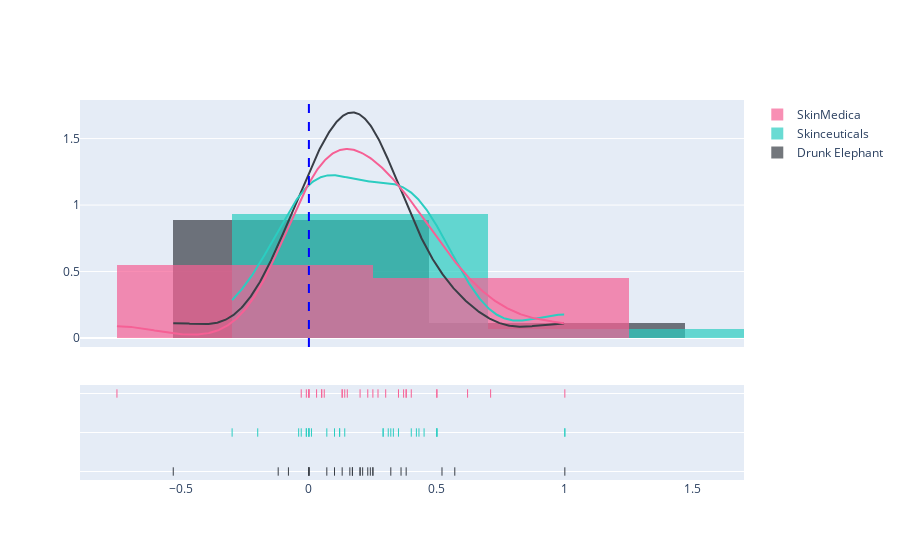

The notebook cell saved with this chart:
### Code cell
hist_plot("content_polarity")

### Figure 1 — Plotly figure (JSON) as saved in the notebook; plotly's stock layout.template omitted (floating-point values rounded to 4 significant figures; data arrays with more than 128 entries replaced by an {"elided": "..."} marker saying what was removed)
{"data": [{"autobinx": false, "histnorm": "probability density", "legendgroup": "Drunk Elephant", "marker": {"color": "#393E46"}, "name": "Drunk Elephant", "opacity": 0.7, "type": "histogram", "x": [0.57, 0.23, 0.17, 0, 0.24, 0.25, 0.25, 0.17, -0.08, 0, 0, 0.38, 0.36, 0.07, -0.12, 0.13, 0.2, 0.32, 0.16, 1, 0.1, 0, 0.21, 0.2, -0.53, 0.52], "xaxis": "x", "xbins": {"end": 1, "size": 1, "start": -0.53}, "yaxis": "y"}, {"autobinx": false, "histnorm": "probability density", "legendgroup": "Skinceuticals", "marker": {"color": "#2BCDC1"}, "name": "Skinceuticals", "opacity": 0.7, "type": "histogram", "x": [0.45, 0.32, -0.01, 0.07, 0, 0.29, 0.29, 0.12, 1, 0.33, 0.31, 0.4, 0, 0, -0.03, -0.2, 0.5, 0.5, 0.12, -0.01, 0.01, -0.3, 0.1, 0.14, 0.5, 0.42, 0.43, 0.35, 1, -0.04], "xaxis": "x", "xbins": {"end": 1, "size": 1, "start": -0.3}, "yaxis": "y"}, {"autobinx": false, "histnorm": "probability density", "legendgroup": "SkinMedica", "marker": {"color": "#F66095"}, "name": "SkinMedica", "opacity": 0.7, "type": "histogram", "x": [0.38, 0.5, 0.25, 0.37, 0.2, 0.71, 0.05, 0.38, 0.23, -0.03, -0.01, 0.13, 0.05, 0, 0.06, 0.3, 0.14, 0.03, 0.35, 0.15, 0.62, 0.13, -0.75, 0, 0, 1, 0.4, 0.27, 0.5], "xaxis": "x", "xbins": {"end": 1, "size": 1, "start": -0.75}, "yaxis": "y"}, {"legendgroup": "Drunk Elephant", "marker": {"color": "#393E46"}, "mode": "lines", "name": "Drunk Elephant", "showlegend": false, "type": "scatter", "x": {"elided": "500 float values"}, "xaxis": "x", "y": {"elided": "500 float values"}, "yaxis": "y"}, {"legendgroup": "Skinceuticals", "marker": {"color": "#2BCDC1"}, "mode": "lines", "name": "Skinceuticals", "showlegend": false, "type": "scatter", "x": {"elided": "500 float values"}, "xaxis": "x", "y": {"elided": "500 float values"}, "yaxis": "y"}, {"legendgroup": "SkinMedica", "marker": {"color": "#F66095"}, "mode": "lines", "name": "SkinMedica", "showlegend": false, "type": "scatter", "x": {"elided": "500 float values"}, "xaxis": "x", "y": {"elided": "500 float values"}, "yaxis": "y"}, {"legendgroup": "Drunk Elephant", "marker": {"color": "#393E46", "symbol": "line-ns-open"}, "mode": "markers", "name": "Drunk Elephant", "showlegend": false, "type": "scatter", "x": [0.57, 0.23, 0.17, 0, 0.24, 0.25, 0.25, 0.17, -0.08, 0, 0, 0.38, 0.36, 0.07, -0.12, 0.13, 0.2, 0.32, 0.16, 1, 0.1, 0, 0.21, 0.2, -0.53, 0.52], "xaxis": "x", "y": ["Drunk Elephant", "Drunk Elephant", "Drunk Elephant", "Drunk Elephant", "Drunk Elephant", "Drunk Elephant", "Drunk Elephant", "Drunk Elephant", "Drunk Elephant", "Drunk Elephant", "Drunk Elephant", "Drunk Elephant", "Drunk Elephant", "Drunk Elephant", "Drunk Elephant", "Drunk Elephant", "Drunk Elephant", "Drunk Elephant", "Drunk Elephant", "Drunk Elephant", "Drunk Elephant", "Drunk Elephant", "Drunk Elephant", "Drunk Elephant", "Drunk Elephant", "Drunk Elephant"], "yaxis": "y2"}, {"legendgroup": "Skinceuticals", "marker": {"color": "#2BCDC1", "symbol": "line-ns-open"}, "mode": "markers", "name": "Skinceuticals", "showlegend": false, "type": "scatter", "x": [0.45, 0.32, -0.01, 0.07, 0, 0.29, 0.29, 0.12, 1, 0.33, 0.31, 0.4, 0, 0, -0.03, -0.2, 0.5, 0.5, 0.12, -0.01, 0.01, -0.3, 0.1, 0.14, 0.5, 0.42, 0.43, 0.35, 1, -0.04], "xaxis": "x", "y": ["Skinceuticals", "Skinceuticals", "Skinceuticals", "Skinceuticals", "Skinceuticals", "Skinceuticals", "Skinceuticals", "Skinceuticals", "Skinceuticals", "Skinceuticals", "Skinceuticals", "Skinceuticals", "Skinceuticals", "Skinceuticals", "Skinceuticals", "Skinceuticals", "Skinceuticals", "Skinceuticals", "Skinceuticals", "Skinceuticals", "Skinceuticals", "Skinceuticals", "Skinceuticals", "Skinceuticals", "Skinceuticals", "Skinceuticals", "Skinceuticals", "Skinceuticals", "Skinceuticals", "Skinceuticals"], "yaxis": "y2"}, {"legendgroup": "SkinMedica", "marker": {"color": "#F66095", "symbol": "line-ns-open"}, "mode": "markers", "name": "SkinMedica", "showlegend": false, "type": "scatter", "x": [0.38, 0.5, 0.25, 0.37, 0.2, 0.71, 0.05, 0.38, 0.23, -0.03, -0.01, 0.13, 0.05, 0, 0.06, 0.3, 0.14, 0.03, 0.35, 0.15, 0.62, 0.13, -0.75, 0, 0, 1, 0.4, 0.27, 0.5], "xaxis": "x", "y": ["SkinMedica", "SkinMedica", "SkinMedica", "SkinMedica", "SkinMedica", "SkinMedica", "SkinMedica", "SkinMedica", "SkinMedica", "SkinMedica", "SkinMedica", "SkinMedica", "SkinMedica", "SkinMedica", "SkinMedica", "SkinMedica", "SkinMedica", "SkinMedica", "SkinMedica", "SkinMedica", "SkinMedica", "SkinMedica", "SkinMedica", "SkinMedica", "SkinMedica", "SkinMedica", "SkinMedica", "SkinMedica", "SkinMedica"], "yaxis": "y2"}], "layout": {"barmode": "overlay", "hovermode": "closest", "legend": {"traceorder": "reversed"}, "shapes": [{"line": {"color": "blue", "dash": "dash"}, "type": "line", "x0": 0, "x1": 0, "xref": "x", "y0": 0, "y1": 1, "yref": "y domain"}], "xaxis": {"anchor": "y2", "domain": [0, 1], "zeroline": false}, "yaxis": {"anchor": "free", "domain": [0.35, 1], "position": 0}, "yaxis2": {"anchor": "x", "domain": [0, 0.25], "dtick": 1, "showticklabels": false}}}
